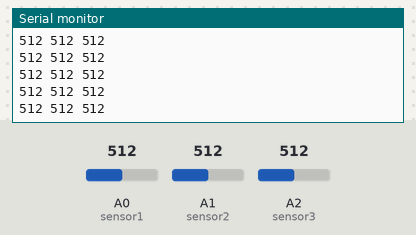
A sketch run on a simulated Arduino Uno, built with avr-gcc and run on an emulated ATmega328P. On the bench: the last lines printed to the serial monitor. The test bench sets the inputs (shaded band); at power-on: A0 (sensor1) = 512, A1 (sensor2) = 512, A2 (sensor3) = 512.

Above: at 1.2 s.
1.3 s: A0 (sensor1) set to 716
At 1.36 s:
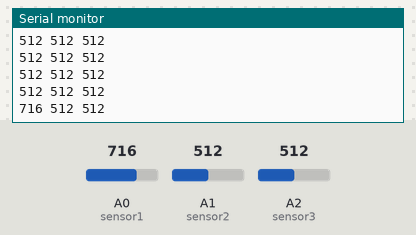
2.8 s: A1 (sensor2) set to 716
At 2.82 s:
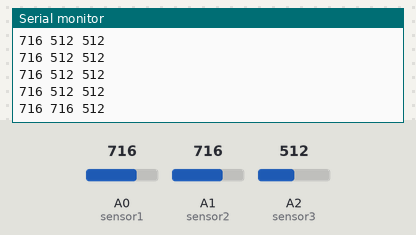
4.3 s: A2 (sensor3) set to 716
At 4.38 s:
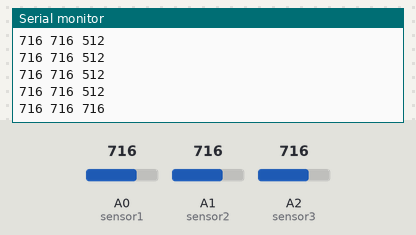
5.8 s: A0 (sensor1) set to 900
At 5.83 s:
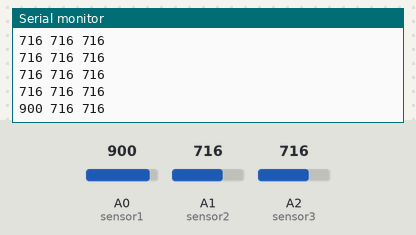
7.3 s: A1 (sensor2) set to 900
At 7.39 s:
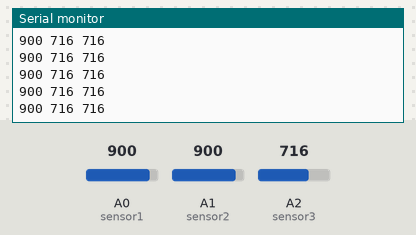
8.8 s: A2 (sensor3) set to 900
At 8.85 s:
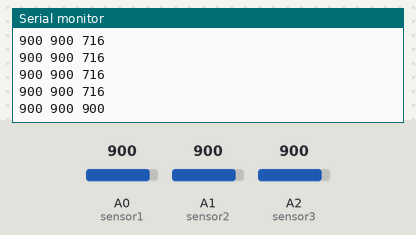
Timing chart, 0 to 11.3 s (numbered marks = the images above; inputs shaded):
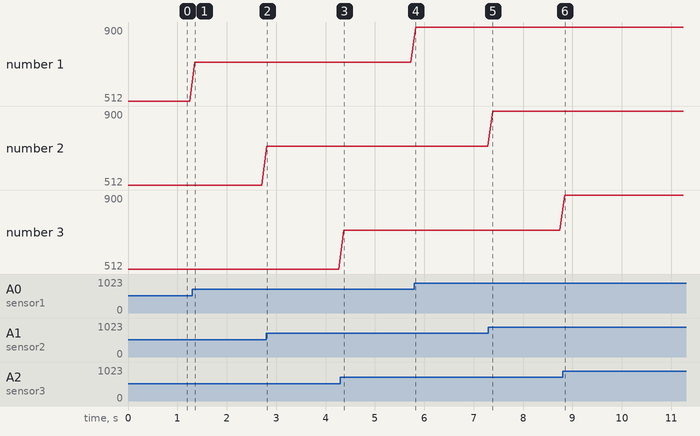

Measured:
- after the input at 1.3 s, the serial monitor: prints a new line after 0.06 s (image 1)
- after the input at 2.8 s, the serial monitor: prints a new line at once (image 2)
- after the input at 4.3 s, the serial monitor: prints a new line after 0.07 s (image 3)
- after the input at 5.8 s, the serial monitor: prints a new line at once (image 4)
- after the input at 8.8 s, the serial monitor: prints a new line after 0.05 s (image 6)
- plotted number 1: 512 → 716 after the input at 1.3 s, 716 → 900 after the input at 5.8 s

The sketch:

P5_LecturasVariosSensores.ino
```cpp
int sensor1 = A0;
int sensor2 = A1;
int sensor3 = A2;

void setup() {
  // put your setup code here, to run once:
  Serial.begin(9600);
}
int i;
int res1, res2, res3;
int totLecturas = 10;
void loop() {
  // put your main code here, to run repeatedly:
  res1 = 0;
  res2 = 0;
  res3 = 0;
  ////////////////////////////////////
  for(int i=0; i<totLecturas;i++){
    res1 += analogRead(sensor1);
    delayMicroseconds(10);
  }
  res1 /= totLecturas;
  ////////////////////////////////////
  for(int i=0; i<totLecturas;i++){
    res2 += analogRead(sensor2);
    delayMicroseconds(10);
  }
  res2 /= totLecturas;
  ////////////////////////////////////
  for(int i=0; i<totLecturas;i++){
    res3 += analogRead(sensor3);
    delayMicroseconds(10);
  }
  res3 /= totLecturas;
  ////////////////////////////////////
  Serial.println(String(res1) + " " + String(res2) + " " + String(res3));
  delay(100);
}
```
